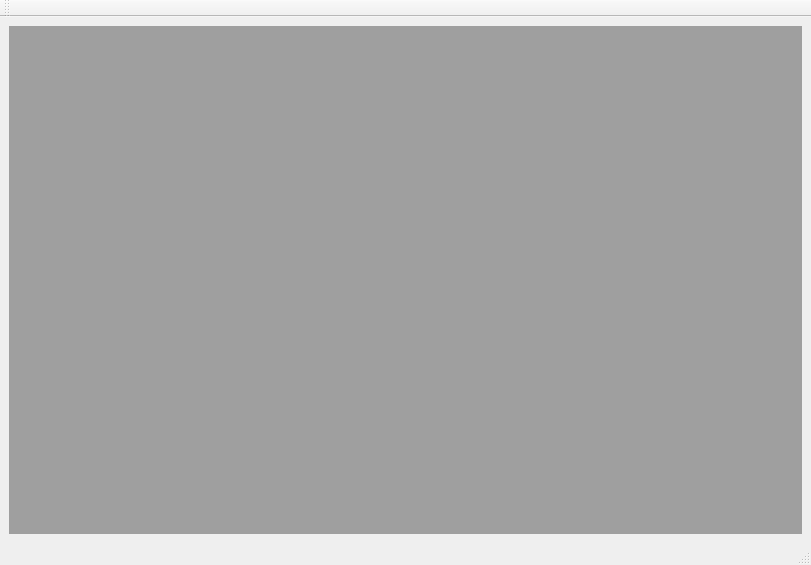
<?xml version="1.0" encoding="UTF-8"?>
<ui version="4.0">
 <class>MainWindow</class>
 <widget class="QMainWindow" name="MainWindow">
  <property name="geometry">
   <rect>
    <x>0</x>
    <y>0</y>
    <width>811</width>
    <height>565</height>
   </rect>
  </property>
  <property name="windowTitle">
   <string>MainWindow</string>
  </property>
  <widget class="QWidget" name="centralwidget">
   <layout class="QGridLayout" name="gridLayout">
    <item row="0" column="0">
     <widget class="QMdiArea" name="mdiArea"/>
    </item>
   </layout>
  </widget>
  <widget class="QMenuBar" name="menubar">
   <property name="geometry">
    <rect>
     <x>0</x>
     <y>0</y>
     <width>811</width>
     <height>24</height>
    </rect>
   </property>
  </widget>
  <widget class="QStatusBar" name="statusbar"/>
  <widget class="QToolBar" name="toolBar">
   <property name="windowTitle">
    <string>toolBar</string>
   </property>
   <attribute name="toolBarArea">
    <enum>TopToolBarArea</enum>
   </attribute>
   <attribute name="toolBarBreak">
    <bool>false</bool>
   </attribute>
  </widget>
 </widget>
 <resources/>
 <connections/>
</ui>
